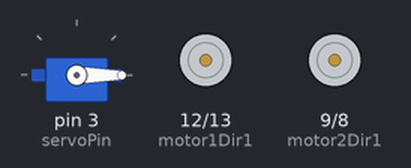
A sketch run on a simulated Arduino Uno, built with avr-gcc and run on an emulated ATmega328P. Shown: servo, motor-driver pin pairs drawn as motors (green arrow = first pin HIGH = forward, orange = second pin HIGH = backward, longer = more drive, scaled by the enable pin).

Above: at 0.1 s.
At 1.1 s:
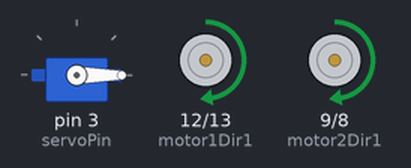
At 3.1 s:
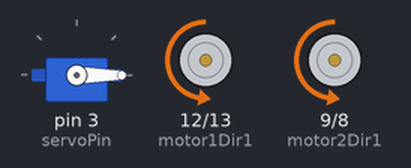
Timing chart, 0 to 5.5 s (numbered marks = the images above):
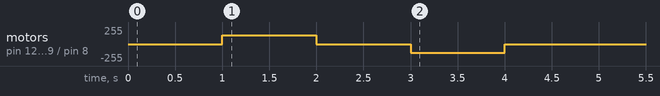

The sketch:

corona.ino
```cpp
#include <Servo.h>

//declare pins
//fuck this orginization
const int servoPin = 3;

const int motor1Pwm = 11;
const int motor2Pwm = 5; //why the hell can this not work on pin 10 wtf

const int motor1Dir1 = 12;
const int motor1Dir2 = 13;
const int motor2Dir1 = 9;
const int motor2Dir2 = 8;


Servo servo;

void setup() {
  // put your setup code here, to run once:
  Serial.begin(9600);

  pinMode(servoPin, OUTPUT);
  pinMode(motor1Pwm, OUTPUT);
  pinMode(motor2Pwm, OUTPUT);
  pinMode(motor1Dir1, OUTPUT);
  pinMode(motor1Dir2, OUTPUT);
  pinMode(motor2Dir1, OUTPUT);
  pinMode(motor2Dir2, OUTPUT);

  //startup sequence
  servo.attach(servoPin);
  servo.write(0);
  delay(1000);

  digitalWrite(motor1Dir1, HIGH);
  digitalWrite(motor2Dir1, HIGH);
  digitalWrite(motor1Dir2, LOW);
  digitalWrite(motor2Dir2, LOW);
  analogWrite(motor1Pwm, 128);
  analogWrite(motor2Pwm, 128);
  delay(1000);

  analogWrite(motor1Pwm, 0);
  analogWrite(motor2Pwm, 0);
  delay(1000);

  digitalWrite(motor1Dir1, LOW);
  digitalWrite(motor2Dir1, LOW);
  digitalWrite(motor1Dir2, HIGH);
  digitalWrite(motor2Dir2, HIGH);
  analogWrite(motor1Pwm, 128);
  analogWrite(motor2Pwm, 128);
  delay(1000);

  analogWrite(motor1Pwm, 0);
  analogWrite(motor2Pwm, 0);
  delay(1000);
}

void loop() {
  // put your main code here, to run repeatedly:
  if(Serial.available() > 0) {
     char state = Serial.read();
     if(state == "stop") {
      analogWrite(motor1Pwm, 0);
      analogWrite(motor2Pwm, 0);
      servo.write(90);
     }

     if(state == "gamerTime") {
      //HAHAHAHAHAHHAHAHAHA
      digitalWrite(motor1Dir1, HIGH);
      digitalWrite(motor2Dir1, HIGH);
      digitalWrite(motor1Dir2, LOW);
      digitalWrite(motor2Dir2, LOW);
      analogWrite(motor1Pwm, 255);
      analogWrite(motor2Pwm, 255);
      servo.write(90);
     }

     if(state == "notSoGamerTime") {
      digitalWrite(motor1Dir1, HIGH);
      digitalWrite(motor2Dir1, LOW);
      digitalWrite(motor1Dir2, LOW);
      digitalWrite(motor2Dir2, HIGH);
      analogWrite(motor1Pwm, 128);
      analogWrite(motor2Pwm, 128);
      servo.write(90);
     }
  }
}
```
